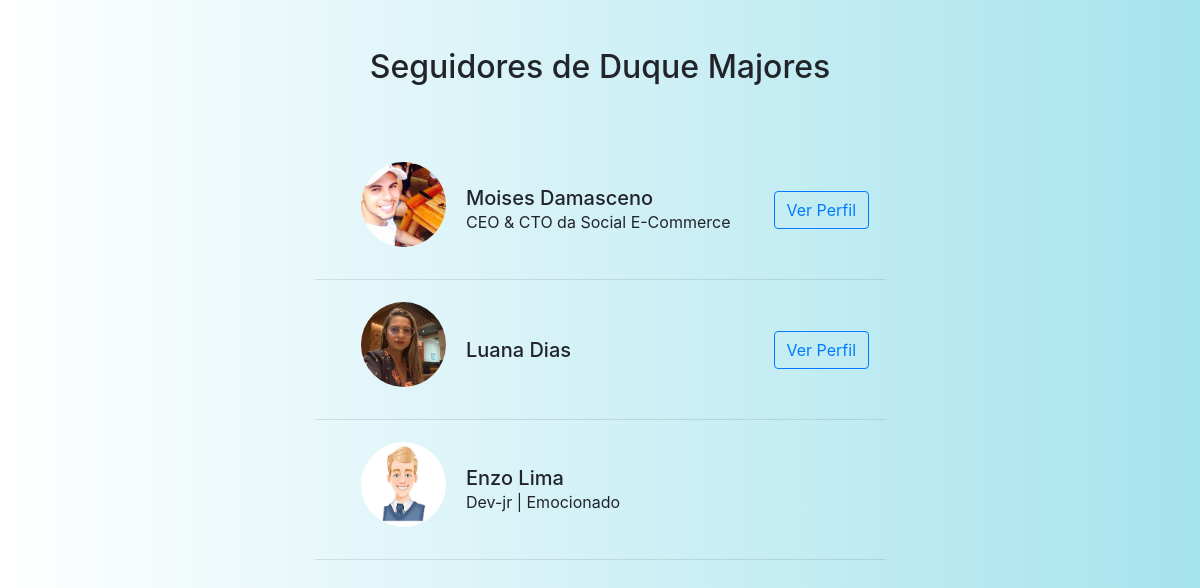
The app's page /seguidores/2/ (signed in) with its own data.
### app/models.py (models this page shows, shortened)
class User(UserMixin, db.Model):
    id = db.Column(db.Integer, primary_key=True)
    nome = db.Column(db.String(150))
    sobreNome = db.Column(db.String(150))
    status = db.Column(db.String(150))
    cpf_cnpj = db.Column(db.String(150), unique=True)
    email = db.Column(db.String(150), unique=True)
    senha = db.Column(db.String(150))
    imagem = db.Column(db.String(150), default='default.png')
    cor_fundo = db.Column(db.String(20), default='#ffffff')  # padrão: branco
    notificacoes = db.relationship('Notificacao', backref='usuario', lazy='dynamic')
    seguindo = db.relationship(
        'User', secondary=followers,
        primaryjoin=(followers.c.follower_id == id),
        secondaryjoin=(followers.c.followed_id == id),
        backref=db.backref('seguidores', lazy='dynamic'),
        lazy='dynamic'
    )
    notificacoes = db.relationship('Notificacao', backref='dono', lazy='dynamic')
    last_seen = db.Column(db.DateTime, default=datetime.utcnow)

### app/views.py (the view)
@app.route('/seguidores/<int:user_id>/', endpoint='seguidores')
@login_required
def seguidores(user_id):
    usuario = User.query.get_or_404(user_id)
    seguidores = usuario.seguidores  # lista de objetos de usuários
    ids_que_eu_sigo = [u.id for u in current_user.seguindo]  # lista de IDs
    obj = {
        'cor_fundo': None
    }
    return render_template('seguidores.html', usuario=usuario,seguidores=seguidores, ids_que_eu_sigo=ids_que_eu_sigo, obj=obj)

### app/__init__.py (called while the page is built)
@login_manager.user_loader
def load_user(user_id):
    return User.query.get(int(user_id))

### app/views.py (called while the page is built)
@app.before_request
def update_last_seen():
    if current_user.is_authenticated:
        current_user.last_seen = datetime.utcnow()
        db.session.commit()

### app/templates/seguidores.html (shortened to what this page needs)
{% extends 'base.html' %}
{% block styles %}
<link rel="stylesheet" href="{{ url_for('static', filename='css/index.css') }}">
<link rel="stylesheet" href="{{ url_for('static', filename='css/seguidores.css') }}">
{% endblock %}
{% block content %}
<div id="corpo_seguidores" class="container mt-5">
    <h2>Seguidores de {{ usuario.nome }} {{ usuario.sobreNome }}</h2>
    {% if not seguidores %}
        <p>Este usuário ainda não possui seguidores.</p>
    {% else %}
        {% for seguidor in seguidores %}
        <div class="container mb-3 p-3 d-flex flex-row align-items-center justify-content-between">
            <div id="info_card_seguidores" class="d-flex align-items-center">
                <img
                    class="rounded-circle me-3"
                    src="{{ url_for('static', filename='imagens/' + seguidor.imagem) }}"
                    alt="Foto de perfil"
                    width="50"
                    height="50"
                >
                <div id="info_seguidores">
                    <h5 class="mb-0">{{ seguidor.nome }} {{ seguidor.sobreNome }}</h5>
                    <p class="mb-0">{{ seguidor.status }}</p>
                </div>
            </div>
            {% if seguidor.id != current_user.id %}
                {% if seguidor.id not in ids_que_eu_sigo %}
                    <button class="btn btn-success seguir-btn" data-id="{{ seguidor.id }}">Seguir</button>
                {% else %}
                    <a href="{{ url_for('home', id=seguidor.id) }}" class="btn btn-outline-primary">Ver Perfil</a>
                {% endif %}
            {% endif %}
        </div>
        <hr>
        {% endfor %}
    {% endif %}
</div>
{% endblock %}

### app/static/css/index.css (style rules this page uses)
#body { background-image: linear-gradient(to right, #fff, #a6e3ed ); height: 100vh; }

### app/static/css/seguidores.css (style rules this page uses)
#corpo_seguidores { height: 100vh; width: 600px; margin: 0 auto; }
#corpo_seguidores h2 { margin-bottom: 70px; text-align: center; }
#corpo_seguidores img { width: 85px; height: 85px; margin-left: 30px; margin-right: 20px; margin-top: -10px; }

### records on screen
User: nome "Duque", sobreNome "Majores"
User: imagem (picture), nome "Moises", sobreNome "Damasceno", status "CEO & CTO da Social E-Commerce"
User: imagem (picture), nome "Luana", sobreNome "Dias"
User: imagem (picture), nome "Enzo", sobreNome "Lima", status "Dev-jr | Emocionado"
